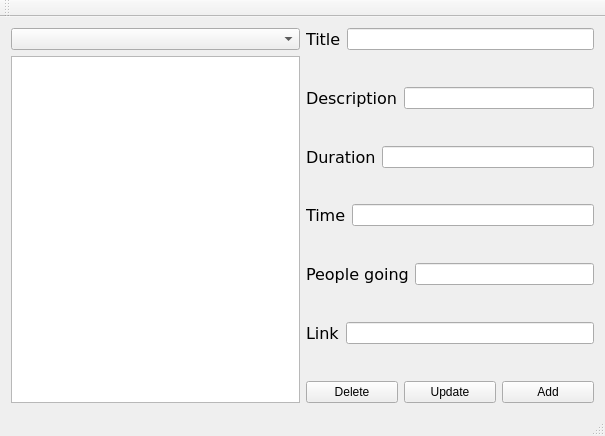
<?xml version="1.0" encoding="UTF-8"?>
<ui version="4.0">
 <class>QtGuiLap1214Class</class>
 <widget class="QMainWindow" name="QtGuiLap1214Class">
  <property name="geometry">
   <rect>
    <x>0</x>
    <y>0</y>
    <width>605</width>
    <height>436</height>
   </rect>
  </property>
  <property name="windowTitle">
   <string>QtGuiLap1214</string>
  </property>
  <widget class="QWidget" name="centralWidget">
   <layout class="QHBoxLayout" name="horizontalLayout_3">
    <item>
     <layout class="QHBoxLayout" name="horizontalLayout_2">
      <item>
       <layout class="QVBoxLayout" name="verticalLayout_3">
        <item>
         <widget class="QComboBox" name="chooseBox"/>
        </item>
        <item>
         <widget class="QListWidget" name="eventsList"/>
        </item>
       </layout>
      </item>
      <item>
       <layout class="QVBoxLayout" name="verticalLayout_2">
        <item>
         <layout class="QVBoxLayout" name="verticalLayout">
          <item>
           <layout class="QFormLayout" name="formLayout_5">
            <item row="0" column="0">
             <widget class="QLabel" name="titleLine">
              <property name="font">
               <font>
                <family>Verdana</family>
                <pointsize>12</pointsize>
               </font>
              </property>
              <property name="text">
               <string>Title</string>
              </property>
              <property name="buddy">
               <cstring>titleEdit</cstring>
              </property>
             </widget>
            </item>
            <item row="0" column="1">
             <widget class="QLineEdit" name="titleEdit"/>
            </item>
           </layout>
          </item>
          <item>
           <layout class="QFormLayout" name="formLayout_4">
            <item row="0" column="0">
             <widget class="QLabel" name="descriptionLine">
              <property name="font">
               <font>
                <family>Verdana</family>
                <pointsize>12</pointsize>
               </font>
              </property>
              <property name="text">
               <string>Description</string>
              </property>
              <property name="buddy">
               <cstring>descriptionEdit</cstring>
              </property>
             </widget>
            </item>
            <item row="0" column="1">
             <widget class="QLineEdit" name="descriptionEdit"/>
            </item>
           </layout>
          </item>
          <item>
           <layout class="QFormLayout" name="formLayout_6">
            <item row="0" column="0">
             <widget class="QLabel" name="durationLine">
              <property name="font">
               <font>
                <family>Verdana</family>
                <pointsize>12</pointsize>
               </font>
              </property>
              <property name="text">
               <string>Duration</string>
              </property>
              <property name="buddy">
               <cstring>durationEdit</cstring>
              </property>
             </widget>
            </item>
            <item row="0" column="1">
             <widget class="QLineEdit" name="durationEdit"/>
            </item>
           </layout>
          </item>
          <item>
           <layout class="QFormLayout" name="formLayout_9">
            <item row="0" column="0">
             <widget class="QLabel" name="timeLine">
              <property name="font">
               <font>
                <family>Verdana</family>
                <pointsize>12</pointsize>
               </font>
              </property>
              <property name="text">
               <string>Time</string>
              </property>
              <property name="buddy">
               <cstring>timeEdit</cstring>
              </property>
             </widget>
            </item>
            <item row="0" column="1">
             <widget class="QLineEdit" name="timeEdit"/>
            </item>
           </layout>
          </item>
          <item>
           <layout class="QFormLayout" name="formLayout_10">
            <item row="0" column="0">
             <widget class="QLabel" name="PeopleLine">
              <property name="font">
               <font>
                <family>Verdana</family>
                <pointsize>12</pointsize>
               </font>
              </property>
              <property name="text">
               <string>People going</string>
              </property>
              <property name="buddy">
               <cstring>peopleEdit</cstring>
              </property>
             </widget>
            </item>
            <item row="0" column="1">
             <widget class="QLineEdit" name="peopleEdit"/>
            </item>
           </layout>
          </item>
          <item>
           <layout class="QFormLayout" name="formLayout">
            <item row="0" column="0">
             <widget class="QLabel" name="linkLine">
              <property name="font">
               <font>
                <family>Verdana</family>
                <pointsize>12</pointsize>
               </font>
              </property>
              <property name="text">
               <string>Link</string>
              </property>
              <property name="buddy">
               <cstring>linkEdit</cstring>
              </property>
             </widget>
            </item>
            <item row="0" column="1">
             <widget class="QLineEdit" name="linkEdit"/>
            </item>
           </layout>
          </item>
         </layout>
        </item>
        <item>
         <layout class="QHBoxLayout" name="horizontalLayout">
          <item>
           <widget class="QPushButton" name="deleteButton">
            <property name="text">
             <string>Delete</string>
            </property>
           </widget>
          </item>
          <item>
           <widget class="QPushButton" name="updateButton">
            <property name="text">
             <string>Update</string>
            </property>
           </widget>
          </item>
          <item>
           <widget class="QPushButton" name="addButton">
            <property name="text">
             <string>Add</string>
            </property>
           </widget>
          </item>
         </layout>
        </item>
       </layout>
      </item>
     </layout>
    </item>
   </layout>
  </widget>
  <widget class="QMenuBar" name="menuBar">
   <property name="geometry">
    <rect>
     <x>0</x>
     <y>0</y>
     <width>605</width>
     <height>21</height>
    </rect>
   </property>
  </widget>
  <widget class="QToolBar" name="mainToolBar">
   <attribute name="toolBarArea">
    <enum>TopToolBarArea</enum>
   </attribute>
   <attribute name="toolBarBreak">
    <bool>false</bool>
   </attribute>
  </widget>
  <widget class="QStatusBar" name="statusBar"/>
 </widget>
 <layoutdefault spacing="6" margin="11"/>
 <resources>
  <include location="QtGuiLap1214.qrc"/>
 </resources>
 <connections/>
</ui>
